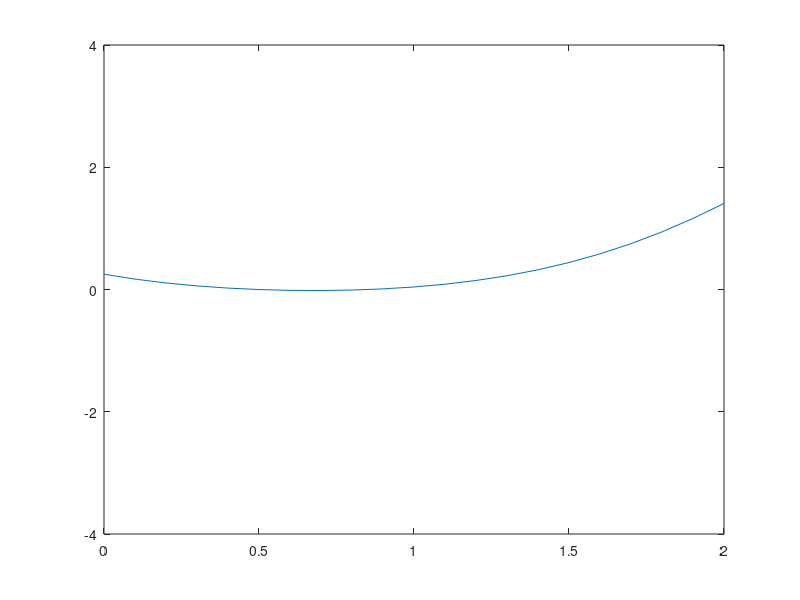

The MATLAB script that drew this image:
clear

h=0.1; % step for x
tau=0.004; % step for t

t = 0:tau:0.5; % time
x = 0:h:2;

M = length(t);
N = length(x);

u = zeros(N,M);

for n=1:N % calculate initial condition
    u(n,1) = x(n) * sin( pi * x(n) );
end

for m=1:M % calculate boundary conditions
    u(1,m) = 3 * t(m) * t(m) - t(m);
    u(N,m) = exp((-1) * t(m)) - cos (5 * t(m));
end

for m=1:M-1 % t
    for n = 2:N-1 % x
        u(n,m+1) = (1-2*tau/h^2)*u(n,m)+tau/h^2*(u(n-1,m)+u(n+1,m));
    end
end

axis([0,2,-4,4])

for m = 1:M
    plot(x,u(:,m))
    axis([0,2,-4,4])
    MM(m) = getframe;
end

movie(MM,2,10)